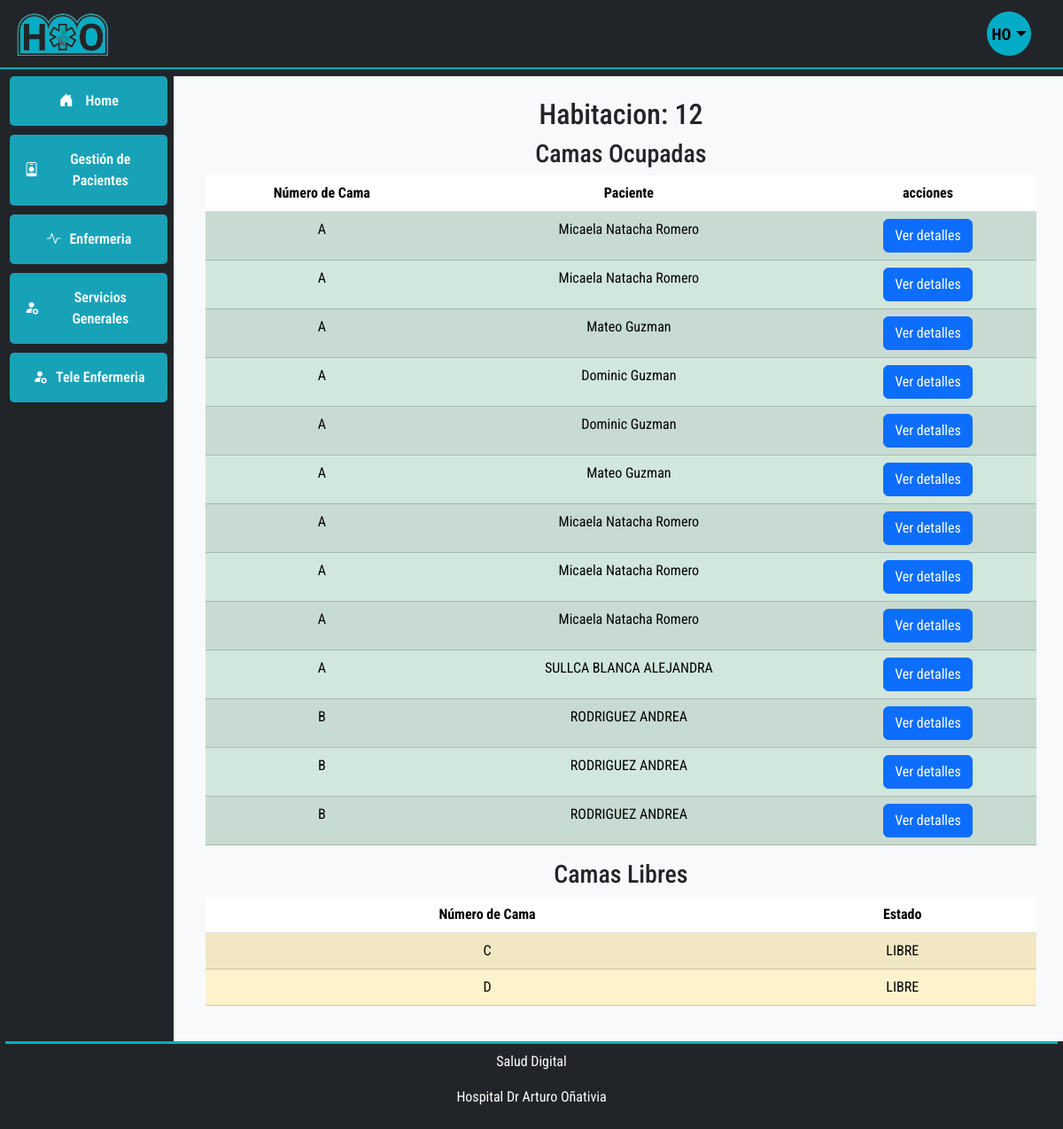
Screenshot of /ubicacion/1/ with the database file from the repository.
### gestioncamas/models.py (models this page shows, shortened)
class Ubicacion(models.Model):
    TIPO_CHOICES = [("HABITACION", "Habitación"), ("AREA", "Área")]
    servicio = models.ForeignKey(Servicio, on_delete=models.CASCADE)
    nombre = models.CharField(max_length=100)
    tipo = models.CharField(choices=TIPO_CHOICES, max_length=10)
    capacidad = models.IntegerField()
    notas = models.TextField(blank=True)
    activo = models.BooleanField(default=True)
    created_at = models.DateTimeField(auto_now_add=True)
    updated_at = models.DateTimeField(auto_now=True)

class PacienteCama(models.Model):
    paciente = models.ForeignKey(
        Paciente, on_delete=models.SET_NULL, null=True, blank=True
    )
    cama = models.ForeignKey(Cama, on_delete=models.CASCADE)
    fecha_asignacion = models.DateTimeField(default=timezone.now)
    fecha_liberacion = models.DateTimeField(null=True, blank=True)

class Cama(models.Model):
    ESTADO_CHOICES = [
        ("LIBRE", "Libre"),
        ("OCUPADA", "Ocupada"),
        ("RESERVADA", "Reservada"),
        ("EN_REFACCION", "En Refacción"),
        ("FUERA_DE_SERVICIO", "Fuera de Servicio"),
    ]
    ubicacion = models.ForeignKey(Ubicacion, on_delete=models.CASCADE)
    numero = models.CharField(max_length=20)
    estado = models.CharField(choices=ESTADO_CHOICES, max_length=20)
    notas = models.TextField(blank=True)
    ultima_actualizacion = models.DateTimeField(auto_now=True)
    ultima_limpieza = models.DateTimeField(null=True, blank=True)
    activo = models.BooleanField(default=True)
    created_at = models.DateTimeField(auto_now_add=True)
    updated_at = models.DateTimeField(auto_now=True)

### pacientes/models.py (models this page shows, shortened)
class Paciente(models.Model):
    nombre_completo = models.CharField(max_length=255, null=True, blank=True)
    dni = models.CharField(max_length=15, unique=True)
    fecha_nacimiento = models.DateField()
    domicilio = models.CharField(max_length=255, null=True, blank=True)
    localidad = models.CharField(max_length=100, null=True, blank=True)
    telefono = models.CharField(max_length=20)
    telefono2 = models.CharField(max_length=20, null=True, blank=True, default="-")
    obra_social = models.CharField(max_length=100, null=True, blank=True, default="sin Datos")
    fecha_ingreso = models.DateField(default=timezone.now)
    diagnostico = models.CharField(max_length=255, null=True, blank=True)
    causa_externa = models.CharField(max_length=255, null=True, blank=True)  # Solo para pediatría/guardia
    arm = models.BooleanField(default=False)  # Si necesita asistencia respiratoria
    tipo_egreso = models.CharField(max_length=50, null=True, blank=True)  # Alta, Derivado, etc.
    fecha_egreso = models.DateField(null=True, blank=True)
    nombre_tutor = models.CharField(max_length=255, null=True, blank=True)
    dni_tutor = models.CharField(max_length=15, null=True, blank=True)
    historia_clinica = models.CharField(max_length=50, null=True, blank=True)
    pases = models.CharField(max_length=255, null=True, blank=True)  # Detalle de los pases
    fecha_pase = models.DateField(null=True, blank=True)

### gestioncamas/views.py (the view)
def ubicacion_detalle(request, ubicacion_id):
    ubicacion = get_object_or_404(Ubicacion, id=ubicacion_id)
    camas = Cama.objects.filter(ubicacion=ubicacion)
    camas_con_paciente = PacienteCama.objects.filter(
        cama__in=camas, paciente__isnull=False
    )
    camas_libres = camas.filter(pacientecama__isnull=True)
    context = {
        "ubicacion": ubicacion,
        "camas_con_paciente": camas_con_paciente,
        "camas_libres": camas_libres,
    }
    return render(request, "gestioncamas/ubicacion_detalle.html", context)

### gestioncamas/templates/gestioncamas/ubicacion_detalle.html (shortened to what this page needs)
{% extends 'base.html' %}  {% block main_content %}
<div class="container">
  <h2>Habitacion: {{ ubicacion.nombre }}</h2>
  <h3>Camas Ocupadas</h3>
  {% if camas_con_paciente %}
  <table class="table table-striped">
    <thead>
      <tr>
        <th>Número de Cama</th>
        <th>Paciente</th>
        <th>acciones</th>
      </tr>
    </thead>
    <tbody>
      {% for paciente_camma in camas_con_paciente %}
      <tr class="table-success">
        <td>{{ paciente_camma.cama.numero }}</td>
        <td>{{ paciente_camma.paciente.nombre_completo }}</td>
        <td>
          <a href="{% url 'Pacientes' paciente_cama.paciente.id %}" class="btn btn-primary">Ver detalles</a>
        </td>
      </tr>
      {% endfor %}
    </tbody>
  </table>
  {% else %}
  <p>No hay camas ocupadas en esta ubicación.</p>
  {% endif %}
  <h3>Camas Libres</h3>
  {% if camas_libres %}
  <table class="table table-striped">
    <thead>
      <tr>
        <th>Número de Cama</th>
        <th>Estado</th>
      </tr>
    </thead>
    <tbody>
      {% for cama in camas_libres %}
      <tr class="table-warning">
        <td>{{ cama.numero }}</td>
        <td>{{ cama.estado }}</td>
      </tr>
      {% endfor %}
    </tbody>
  </table>
  {% else %}
  <p>No hay camas libres en esta ubicación.</p>
  {% endif %}
</div>
{% endblock %}

### static/css/style.css (style rules this page uses)
html, body { height: 100%; margin: 0.2rem; font-family: "Roboto Condensed", sans-serif; }
body { display: flex; flex-direction: column; }

### rows the page displays
Ubicacion: nombre "12"
PacienteCama: cama.numero "A", paciente.nombre_completo "Micaela Natacha Romero"
PacienteCama: cama.numero "A", paciente.nombre_completo "Micaela Natacha Romero"
PacienteCama: cama.numero "A", paciente.nombre_completo "Mateo Guzman"
PacienteCama: cama.numero "A", paciente.nombre_completo "Dominic Guzman"
PacienteCama: cama.numero "A", paciente.nombre_completo "Dominic Guzman"
PacienteCama: cama.numero "A", paciente.nombre_completo "Mateo Guzman"
PacienteCama: cama.numero "A", paciente.nombre_completo "Micaela Natacha Romero"
PacienteCama: cama.numero "A", paciente.nombre_completo "Micaela Natacha Romero"
PacienteCama: cama.numero "A", paciente.nombre_completo "Micaela Natacha Romero"
PacienteCama: cama.numero "A", paciente.nombre_completo "SULLCA BLANCA ALEJANDRA"
PacienteCama: cama.numero "B", paciente.nombre_completo "RODRIGUEZ ANDREA"
PacienteCama: cama.numero "B", paciente.nombre_completo "RODRIGUEZ ANDREA"
PacienteCama: cama.numero "B", paciente.nombre_completo "RODRIGUEZ ANDREA"
Cama: numero "C", estado "LIBRE"
Cama: numero "D", estado "LIBRE"
